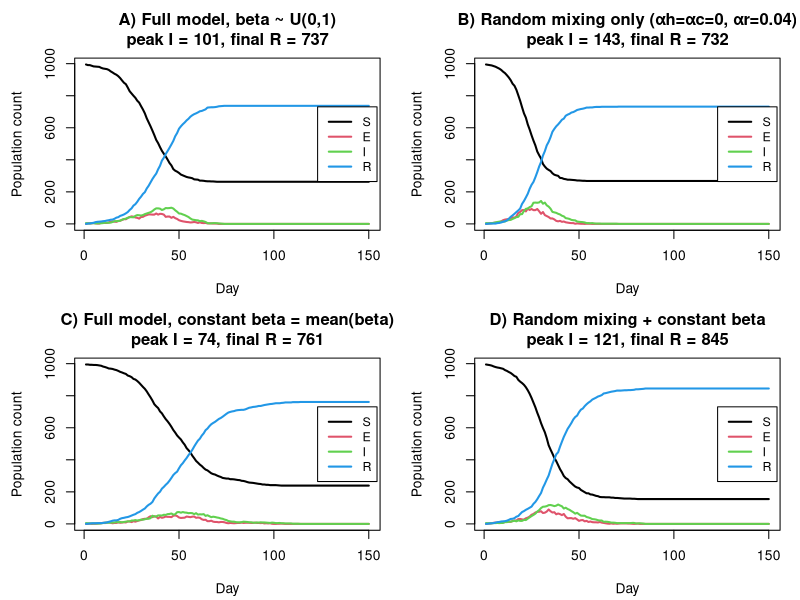

The R source for this figure:
###########################################################
# Practical 2 — Social Structure in SEIR Models 
###########################################################
####proj2 - Group 33 - Extended Statistical Programming ###
#### Group members as below ################################
#### Shuo Li (s2795688), Zhe Zhu (s2841606), Antrea Filippou (s2766374)
#### Contributions as below ################################
#### Shuo Li: xx (xx%) ###
#### Zhe Zhu: xx (xx%) ###
#### Antrea Filippou: xx (xx%) ###
############################################################


make_households <- function(n, hmax, seed = NULL, shuffle = TRUE, return_sizes = FALSE) {
  ## Generate a vector h of household IDs (integers) of length n.
  ## Household sizes are uniformly distributed between 1 and hmax.
  ## Includes safety checks and dynamic batch sampling for efficiency.
  ## Optional: reproducible seed, random shuffle, and returning size summary.
  ## Returns integer vector h where same number indicates same household.
  
  ## If seed is provided, set RNG seed for reproducibility
  if (!is.null(seed)) set.seed(seed)
  
  ## Convert to integer explicitly
  n <- as.integer(n)
  hmax <- as.integer(hmax)
  
  ## --- Initialize ---
  sizes <- integer(0)   ## store sampled household sizes
  total <- 0            ## total number of people generated so far
  
  ## Dynamic batch size: ensures efficiency and prevents over-allocation
  batch <- min(max(50, ceiling(n / 10)), 10000)
  
  ## --- Sampling loop ---
  ## Keep sampling household sizes until we have enough to cover n individuals
  while (total < n) {
    new_sizes <- sample.int(hmax, size = batch, replace = TRUE)  ## uniform sizes 1:hmax
    sizes <- c(sizes, new_sizes)   ## append new sampled sizes
    total <- total + sum(new_sizes)## update total count
  }
  
  ## --- Adjust to exactly n ---
  cs <- cumsum(sizes)                 ## cumulative total of individuals
  last <- which(cs >= n)[1]           ## find last needed household
  sizes <- sizes[1:last]              ## keep only needed households
  sizes[last] <- sizes[last] - (cs[last] - n)  ## adjust last one to fit exactly
  
  ## If the last household ends up with size 0, remove it
  if (sizes[length(sizes)] == 0) {
    sizes <- sizes[-length(sizes)]
  }
  
  ## --- Construct household ID vector ---
  h <- rep.int(seq_along(sizes), times = sizes)  ## repeat household id per member
  
  ## Sanity check: ensure final length matches target n
  if (length(h) != n) stop("Internal error: generated h has wrong length")
  
  ## --- Optional shuffle ---
  ## Randomize order of individuals if requested
  if (isTRUE(shuffle)) {
    h <- sample(h, length(h), replace = FALSE)
  }
  
  ## --- Return ---
  ## Optionally return both household vector and size summary
  if (isTRUE(return_sizes)) {
    result <- list(h = h, sizes = as.integer(table(h)))
  } else {
    result <- h
  }
  
  ## Print output for verification
  print(result)
  
  ## Return invisibly (so print happens only once)
  invisible(result)
}

# ===============================================
# Function: get.net(beta, nc = 15, h = NULL)
# Builds a symmetric network of regular (non-household) contacts.
# If household vector h is provided, excludes within-household links.
# Returns a list 'alink' where alink[[i]] are contacts of person i.

get.net <- function(beta, nc = 15, h = NULL) {

  n    <- length(beta)                      ## total number of individuals
  bbar <- mean(beta)                        ## mean of contact propensity (beta)
  if (n < 2L) return(vector("list", n))     ## no edges possible if fewer than 2 people

  cst  <- nc / (bbar^2 * (n - 1))           ## constant ensuring expected degree = nc
  alink <- vector("list", n)                ## initialize empty list for adjacency info

  HH <- NULL                                ## initialize household membership index
  if (!is.null(h)) {                        ## only build household index if h is provided
    H_ids <- unique(h)                      ## get all unique household IDs
    HH <- vector("list", length(H_ids))     ## create list to hold members of each household
    names(HH) <- as.character(H_ids)        ## name each list element by its household ID
    for (hid in H_ids) {                    ## loop over each household
      HH[[as.character(hid)]] <- which(h == hid)  ## store member indices of this household
    }
  }

  for (i in 1:(n - 1)) {                    ## loop over all individuals except last
    js <- (i + 1):n                         ## potential partners are those after i (avoid duplicates)
    if (!is.null(HH)) {                     ## if household info exists
      hid <- h[i]                           ## get household ID of person i
      hh_members <- HH[[as.character(hid)]] ## get all members in i’s household
      if (length(hh_members))               ## if household not empty
        js <- setdiff(js, hh_members)       ## remove household members from potential partners
    }
    if (length(js) == 0) next               ## skip if no eligible partners left

    p <- cst * beta[i] * beta[js]           ## edge probability for each (i,j) pair
    p[p < 0] <- 0; p[p > 1] <- 1            ## ensure probabilities remain in [0,1]

    u <- runif(length(js))                  ## draw uniform random numbers for each potential link
    keep <- which(u < p)                    ## select links where random number < probability

    if (length(keep)) {                     ## if any links are formed
      nbrs <- js[keep]                      ## get indices of connected individuals
      alink[[i]] <- c(alink[[i]], nbrs)     ## add neighbors to i’s adjacency list
      for (j in nbrs) {                     ## for each neighbor j
        alink[[j]] <- c(alink[[j]], i)      ## add i to j’s adjacency list (symmetry)
      }
    }
  }

  for (i in seq_len(n)) {                   ## clean adjacency list for each person
    if (length(alink[[i]]) > 1)             ## only if person has more than one neighbor
      alink[[i]] <- sort(unique(alink[[i]]))## remove duplicates and sort for consistency
  }

  return(alink)                             ## return final list of contact links
}

# 
# ============================================================
# Implements:
# - E->I with daily probability gamma, I->R with daily probability delta.
# - S->E via three independent channels (household, contact network, random mix).
# Independence => multiply "no-infection" probabilities from each channel.
# Random mixing uses the standard small-p exponential approximation:
#   prod_i (1 - c_mix * beta_S * beta_i)  ≈  exp(- c_mix * beta_S * sum(beta_I))
# (Exact version is provided below commented; slower for large n.)

nseir <- function(beta, h, alink,
                  alpha = c(0.1, 0.01, 0.01), # c(alpha_h, alpha_c, alpha_r)
                  delta = 0.2,
                  gamma = 0.4,
                  nc    = 15,
                  nt    = 100,
                  pinf  = 0.005) {
  n     <- length(beta)
  stopifnot(length(h) == n, length(alink) == n)
  
  bbar  <- mean(beta)
  tvec  <- seq_len(nt)
  S_CODE <- 1L; E_CODE <- 2L; I_CODE <- 3L; R_CODE <- 4L
  
  # Initial states
  state <- rep.int(S_CODE, n)
  nI0   <- max(1L, round(pinf * n))
  initI <- sample.int(n, size = nI0, replace = FALSE)
  state[initI] <- I_CODE
  
  # Household membership index lists
  H_ids <- unique(h)
  HH <- vector("list", length(H_ids))
  names(HH) <- as.character(H_ids)
  for (hid in H_ids) HH[[as.character(hid)]] <- which(h == hid)
  
  # Output time series
  S_daily <- integer(nt)
  E_daily <- integer(nt)
  I_daily <- integer(nt)
  R_daily <- integer(nt)
  
  # Random mixing constant (shares nc with network, per brief)
  c_mix <- alpha[3] * nc / (bbar^2 * (n - 1))
  
  for (tt in tvec) {
    indS <- which(state == S_CODE)
    indE <- which(state == E_CODE)
    indI <- which(state == I_CODE)
    indR <- which(state == R_CODE)
    
    # Record totals
    S_daily[tt] <- length(indS)
    E_daily[tt] <- length(indE)
    I_daily[tt] <- length(indI)
    R_daily[tt] <- length(indR)
    
    # E -> I
    if (length(indE)) {
      uEI <- runif(length(indE))
      toI <- indE[uEI < gamma]
      if (length(toI)) state[toI] <- I_CODE
    }
    
    # I -> R
    indI <- which(state == I_CODE)
    if (length(indI)) {
      uIR <- runif(length(indI))
      toR <- indI[uIR < delta]
      if (length(toR)) state[toR] <- R_CODE
    }
    
    # New infections S -> E (if both S and I exist)
    indS <- which(state == S_CODE)
    indI <- which(state == I_CODE)
    if (length(indS) && length(indI)) {
      # Household exposures: for each S, count Infectious in same HH
      I_by_hh <- integer(length(H_ids)); names(I_by_hh) <- as.character(H_ids)
      I_tab <- table(h[indI])
      if (length(I_tab)) I_by_hh[names(I_tab)] <- as.integer(I_tab)
      H_I_per_S <- I_by_hh[as.character(h[indS])]
      Pnh <- (1 - alpha[1])^H_I_per_S
      
      # Contact-network exposures: for each S, count Infectious neighbors
      I_flag <- logical(n); I_flag[indI] <- TRUE
      C_I_per_S <- integer(length(indS))
      for (k in seq_along(indS)) {
        j <- indS[k]
        nbrs <- alink[[j]]
        if (length(nbrs)) C_I_per_S[k] <- sum(I_flag[nbrs])
      }
      Pnc <- (1 - alpha[2])^C_I_per_S
      
      # Random mixing exposures: exponential approximation (fast)
      sum_beta_I <- sum(beta[indI])
      Pnr <- exp(- c_mix * beta[indS] * sum_beta_I)
      
      # --- Exact (slower) version for reference ---
      # Pnr <- exp(colSums(log1p(- c_mix * outer(beta[indS], beta[indI]))))
      
      # Combine independent channels
      P_not_infected <- Pnh * Pnc * Pnr
      P_infected     <- 1 - P_not_infected
      
      # Apply infections
      uSE <- runif(length(indS))
      toE <- indS[uSE < P_infected]
      if (length(toE)) state[toE] <- E_CODE
    }
  }
  
  out <- list(S = S_daily, E = E_daily, I = I_daily, R = R_daily, t = tvec)
  return(out)
}

#
# =======================================

plot_nseir <- function(sim, main = "SEIR with Households & Contacts") {
  stopifnot(all(c("S","E","I","R","t") %in% names(sim)))
  mat <- cbind(S = sim$S, E = sim$E, I = sim$I, R = sim$R)
  op <- par(mar = c(4.2, 4.5, 3.5, 1.2))
  on.exit(par(op))
  matplot(sim$t, mat, type = "l", lwd = 2,
          xlab = "Day", ylab = "Population count", main = main,
          lty = 1) # make legend lty consistent
  legend("right", inset = 0.01, lwd = 2, col = 1:4, lty = 1,
         legend = c("S","E","I","R"), bg = "white", cex = 0.9)
}

# 
# =========================================================
# Scenarios:
# A) Full model, beta ~ U(0,1)
# B) Random mixing only (alpha_h = alpha_c = 0, alpha_r = 0.04)
# C) Full model, constant beta = mean(beta)
# D) Random mixing + constant beta
# For fair comparison, we use one RNG seed at the start, but do not
# re-seed inside each simulation to avoid accidental identical draws.

run_four_scenarios <- function(n = 1000, nt = 150, hmax = 5, nc = 15,
                               alpha_full = c(0.1, 0.01, 0.01),
                               alpha_random_only = c(0, 0, 0.04),
                               delta = 0.2, gamma = 0.4, pinf = 0.005,
                               seed = 1) {
  if (!is.null(seed)) set.seed(seed)
  
  betaA <- runif(n, 0, 1)
  h     <- make_households(n, hmax = hmax)  # uses current RNG stream
  alink <- get.net(betaA, nc = nc, h = h)
  
  simA <- nseir(betaA, h, alink,
                alpha = alpha_full, delta = delta, gamma = gamma,
                nc = nc, nt = nt, pinf = pinf)
  
  simB <- nseir(betaA, h, alink,
                alpha = alpha_random_only, delta = delta, gamma = gamma,
                nc = nc, nt = nt, pinf = pinf)
  
  betaC <- rep(mean(betaA), n)
  alinkC <- get.net(betaC, nc = nc, h = h)
  
  simC <- nseir(betaC, h, alinkC,
                alpha = alpha_full, delta = delta, gamma = gamma,
                nc = nc, nt = nt, pinf = pinf)
  
  simD <- nseir(betaC, h, alinkC,
                alpha = alpha_random_only, delta = delta, gamma = gamma,
                nc = nc, nt = nt, pinf = pinf)
  
  # Helper to compose a compact title with peak I and final R
  mk_title <- function(lbl, sim) {
    peakI <- max(sim$I)
    finR  <- tail(sim$R, 1)
    paste0(lbl, "\npeak I = ", peakI, ", final R = ", finR)
  }
  
  op <- par(mfrow = c(2, 2), mar = c(4.2, 4.5, 3.5, 1.2))
  on.exit(par(op), add = TRUE)
  plot_nseir(simA, main = mk_title("A) Full model, beta ~ U(0,1)", simA))
  plot_nseir(simB, main = mk_title("B) Random mixing only (αh=αc=0, αr=0.04)", simB))
  plot_nseir(simC, main = mk_title("C) Full model, constant beta = mean(beta)", simC))
  plot_nseir(simD, main = mk_title("D) Random mixing + constant beta", simD))
  
  invisible(list(A = simA, B = simB, C = simC, D = simD,
                 betaA = betaA, betaC = betaC, h = h,
                 alinkA = alink, alinkC = alinkC))
}

# ===========================
# Example: run the scenarios
# ===========================
# (Reproducible with a single seed at the start; no reseeding inside.)

set.seed(42)
res <- run_four_scenarios(
  n = 1000,
  nt = 150,
  hmax = 5,
  nc = 15,
  alpha_full = c(0.1, 0.01, 0.01),
  alpha_random_only = c(0, 0, 0.04),
  delta = 0.2,
  gamma = 0.4,
  pinf = 0.005,
  seed = NULL  # already seeded above; leave NULL to avoid resetting inside
)

# ---------------------------
# Brief commentary (Step 5):
# ---------------------------
#  runs, scenarios with structured mixing (A, C) produce
# - slightly later and/or lower peaks than pure random mixing (B, D),
# - smaller final size when heterogeneity in beta is present (A vs C),
# consistent with the notes: variability and clustering suppress spread.
# Random mixing with elevated αr (B, D) tends to raise peak I and final R.
